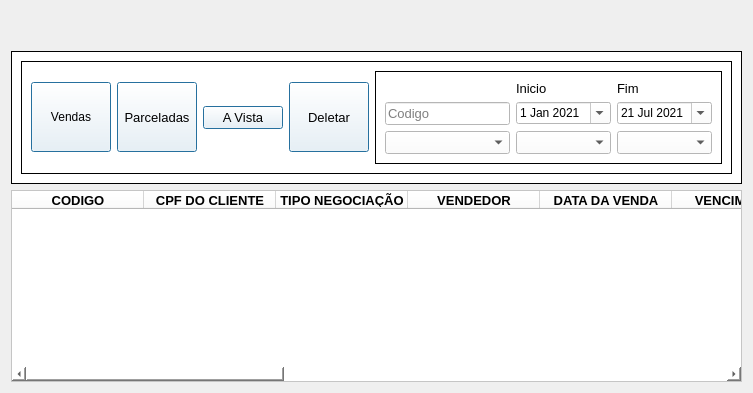
      <widget class="QWidget" name="relatorios">
       <layout class="QGridLayout" name="gridLayout_48">
        <item row="2" column="0">
         <widget class="QTableWidget" name="tableWidget_5">
          <property name="enabled">
           <bool>true</bool>
          </property>
          <property name="font">
           <font>
            <family>Segoe UI</family>
            <pointsize>10</pointsize>
            <weight>50</weight>
            <bold>false</bold>
           </font>
          </property>
          <property name="styleSheet">
           <string notr="true">background-color: rgb(85, 170, 255);
background-color: rgb(255, 255, 255);</string>
          </property>
          <property name="alternatingRowColors">
           <bool>true</bool>
          </property>
          <property name="verticalScrollMode">
           <enum>QAbstractItemView::ScrollPerPixel</enum>
          </property>
          <property name="horizontalScrollMode">
           <enum>QAbstractItemView::ScrollPerPixel</enum>
          </property>
          <attribute name="horizontalHeaderMinimumSectionSize">
           <number>35</number>
          </attribute>
          <attribute name="horizontalHeaderDefaultSectionSize">
           <number>132</number>
          </attribute>
          <attribute name="verticalHeaderMinimumSectionSize">
           <number>20</number>
          </attribute>
          <attribute name="verticalHeaderDefaultSectionSize">
           <number>21</number>
          </attribute>
          <column>
           <property name="text">
            <string>CODIGO</string>
           </property>
           <property name="font">
            <font>
             <weight>75</weight>
             <bold>true</bold>
            </font>
           </property>
           <property name="background">
            <color>
             <red>85</red>
             <green>170</green>
             <blue>255</blue>
            </color>
           </property>
          </column>
          <column>
           <property name="text">
            <string>CPF DO CLIENTE</string>
           </property>
           <property name="font">
            <font>
             <weight>75</weight>
             <bold>true</bold>
            </font>
           </property>
           <property name="background">
            <color>
             <red>85</red>
             <green>170</green>
             <blue>255</blue>
            </color>
           </property>
          </column>
          <column>
           <property name="text">
            <string>TIPO NEGOCIAÇÃO</string>
           </property>
           <property name="font">
            <font>
             <weight>75</weight>
             <bold>true</bold>
            </font>
           </property>
           <property name="background">
            <color>
             <red>85</red>
             <green>170</green>
             <blue>255</blue>
            </color>
           </property>
          </column>
          <column>
           <property name="text">
            <string>VENDEDOR</string>
           </property>
           <property name="font">
            <font>
             <weight>75</weight>
             <bold>true</bold>
            </font>
           </property>
           <property name="background">
            <color>
             <red>85</red>
             <green>170</green>
             <blue>255</blue>
            </color>
           </property>
          </column>
          <column>
           <property name="text">
            <string>DATA DA VENDA</string>
           </property>
           <property name="font">
            <font>
             <weight>75</weight>
             <bold>true</bold>
            </font>
           </property>
           <property name="background">
            <color>
             <red>85</red>
             <green>170</green>
             <blue>255</blue>
            </color>
           </property>
          </column>
          <column>
           <property name="text">
            <string>VENCIMENTO</string>
           </property>
           <property name="font">
            <font>
             <weight>75</weight>
             <bold>true</bold>
            </font>
           </property>
           <property name="background">
            <color>
             <red>85</red>
             <green>170</green>
             <blue>255</blue>
            </color>
           </property>
          </column>
          <column>
           <property name="text">
            <string>NOME DO PRODUTO</string>
           </property>
           <property name="font">
            <font>
             <weight>75</weight>
             <bold>true</bold>
            </font>
           </property>
           <property name="background">
            <color>
             <red>85</red>
             <green>170</green>
             <blue>255</blue>
            </color>
           </property>
          </column>
          <column>
           <property name="text">
            <string>QUANTIDADE</string>
           </property>
           <property name="font">
            <font>
             <weight>75</weight>
             <bold>true</bold>
            </font>
           </property>
           <property name="background">
            <color>
             <red>85</red>
             <green>170</green>
             <blue>255</blue>
            </color>
           </property>
          </column>
          <column>
           <property name="text">
            <string>PREÇO</string>
           </property>
           <property name="font">
            <font>
             <weight>75</weight>
             <bold>true</bold>
            </font>
           </property>
           <property name="background">
            <color>
             <red>255</red>
             <green>0</green>
             <blue>0</blue>
            </color>
           </property>
          </column>
          <column>
           <property name="text">
            <string>DESCONTO</string>
           </property>
           <property name="font">
            <font>
             <weight>75</weight>
             <bold>true</bold>
            </font>
           </property>
           <property name="background">
            <color>
             <red>255</red>
             <green>0</green>
             <blue>0</blue>
            </color>
           </property>
          </column>
          <column>
           <property name="text">
            <string>VALOR TOTAL</string>
           </property>
           <property name="font">
            <font>
             <weight>75</weight>
             <bold>true</bold>
            </font>
           </property>
           <property name="background">
            <color>
             <red>85</red>
             <green>170</green>
             <blue>255</blue>
            </color>
           </property>
          </column>
          <column>
           <property name="text">
            <string>NATUREZA DA VENDA</string>
           </property>
           <property name="font">
            <font>
             <weight>75</weight>
             <bold>true</bold>
            </font>
           </property>
           <property name="background">
            <color>
             <red>85</red>
             <green>170</green>
             <blue>255</blue>
            </color>
           </property>
          </column>
          <column>
           <property name="text">
            <string>PERCELAS</string>
           </property>
           <property name="font">
            <font>
             <weight>75</weight>
             <bold>true</bold>
            </font>
           </property>
           <property name="background">
            <color>
             <red>85</red>
             <green>170</green>
             <blue>255</blue>
            </color>
           </property>
          </column>
          <column>
           <property name="text">
            <string>OBSERVAÇÃO</string>
           </property>
           <property name="font">
            <font>
             <weight>75</weight>
             <bold>true</bold>
            </font>
           </property>
           <property name="background">
            <color>
             <red>85</red>
             <green>170</green>
             <blue>255</blue>
            </color>
           </property>
          </column>
          <column>
           <property name="text">
            <string>ENTRADA E SAIDA</string>
           </property>
           <property name="font">
            <font>
             <weight>75</weight>
             <bold>true</bold>
            </font>
           </property>
           <property name="background">
            <color>
             <red>85</red>
             <green>170</green>
             <blue>255</blue>
            </color>
           </property>
          </column>
         </widget>
        </item>
        <item row="1" column="0">
         <widget class="QFrame" name="frame_15">
          <property name="styleSheet">
           <string notr="true">background-color: rgb(255, 255, 255);</string>
          </property>
          <property name="frameShape">
           <enum>QFrame::Box</enum>
          </property>
          <property name="frameShadow">
           <enum>QFrame::Plain</enum>
          </property>
          <layout class="QGridLayout" name="gridLayout_30">
           <item row="0" column="0">
            <widget class="QFrame" name="frame_11">
             <property name="frameShape">
              <enum>QFrame::Box</enum>
             </property>
             <property name="frameShadow">
              <enum>QFrame::Plain</enum>
             </property>
             <layout class="QGridLayout" name="gridLayout_31">
              <item row="0" column="8">
               <widget class="QFrame" name="frame_35">
                <property name="frameShape">
                 <enum>QFrame::Box</enum>
                </property>
                <property name="frameShadow">
                 <enum>QFrame::Plain</enum>
                </property>
                <layout class="QGridLayout" name="gridLayout_32">
                 <item row="0" column="2">
                  <widget class="QLabel" name="label_76">
                   <property name="font">
                    <font>
                     <family>Arial</family>
                     <pointsize>10</pointsize>
                    </font>
                   </property>
                   <property name="styleSheet">
                    <string notr="true"/>
                   </property>
                   <property name="text">
                    <string>Fim</string>
                   </property>
                  </widget>
                 </item>
                 <item row="2" column="2">
                  <widget class="QComboBox" name="comboBox_7">
                   <property name="font">
                    <font>
                     <family>Arial</family>
                     <pointsize>10</pointsize>
                    </font>
                   </property>
                   <property name="cursor">
                    <cursorShape>PointingHandCursor</cursorShape>
                   </property>
                   <property name="styleSheet">
                    <string notr="true">background-color: rgb(255, 255, 255);
color: rgb(0, 0, 0);</string>
                   </property>
                  </widget>
                 </item>
                 <item row="2" column="1">
                  <widget class="QComboBox" name="comboBox_8">
                   <property name="font">
                    <font>
                     <family>Arial</family>
                     <pointsize>10</pointsize>
                    </font>
                   </property>
                   <property name="cursor">
                    <cursorShape>PointingHandCursor</cursorShape>
                   </property>
                   <property name="styleSheet">
                    <string notr="true">background-color: rgb(255, 255, 255);
color: rgb(0, 0, 0);</string>
                   </property>
                  </widget>
                 </item>
                 <item row="0" column="1">
                  <widget class="QLabel" name="label_77">
                   <property name="font">
                    <font>
                     <family>Arial</family>
                     <pointsize>10</pointsize>
                    </font>
                   </property>
                   <property name="styleSheet">
                    <string notr="true"/>
                   </property>
                   <property name="text">
                    <string>Inicio</string>
                   </property>
                  </widget>
                 </item>
                 <item row="2" column="0">
                  <widget class="QComboBox" name="comboBox_6">
                   <property name="font">
                    <font>
                     <family>Arial</family>
                     <pointsize>10</pointsize>
                    </font>
                   </property>
                   <property name="cursor">
                    <cursorShape>PointingHandCursor</cursorShape>
                   </property>
                   <property name="styleSheet">
                    <string notr="true">background-color: rgb(255, 255, 255);
color: rgb(0, 0, 0);</string>
                   </property>
                  </widget>
                 </item>
                 <item row="1" column="1">
                  <widget class="QDateEdit" name="dateEdit_4">
                   <property name="enabled">
                    <bool>true</bool>
                   </property>
                   <property name="sizePolicy">
                    <sizepolicy hsizetype="Fixed" vsizetype="Fixed">
                     <horstretch>0</horstretch>
                     <verstretch>0</verstretch>
                    </sizepolicy>
                   </property>
                   <property name="font">
                    <font>
                     <family>MS Shell Dlg 2</family>
                    </font>
                   </property>
                   <property name="cursor">
                    <cursorShape>PointingHandCursor</cursorShape>
                   </property>
                   <property name="styleSheet">
                    <string notr="true">color: rgb(0, 0, 0);
background-color: rgb(255, 255, 255);</string>
                   </property>
                   <property name="accelerated">
                    <bool>false</bool>
                   </property>
                   <property name="correctionMode">
                    <enum>QAbstractSpinBox::CorrectToPreviousValue</enum>
                   </property>
                   <property name="showGroupSeparator" stdset="0">
                    <bool>false</bool>
                   </property>
                   <property name="currentSection">
                    <enum>QDateTimeEdit::DaySection</enum>
                   </property>
                   <property name="calendarPopup">
                    <bool>true</bool>
                   </property>
                   <property name="timeSpec">
                    <enum>Qt::TimeZone</enum>
                   </property>
                   <property name="date">
                    <date>
                     <year>2021</year>
                     <month>1</month>
                     <day>1</day>
                    </date>
                   </property>
                  </widget>
                 </item>
                 <item row="1" column="2">
                  <widget class="QDateEdit" name="dateEdit_5">
                   <property name="cursor">
                    <cursorShape>PointingHandCursor</cursorShape>
                   </property>
                   <property name="styleSheet">
                    <string notr="true">color: rgb(0, 0, 0);
background-color: rgb(255, 255, 255);background-color: rgb(255, 255, 255);</string>
                   </property>
                   <property name="calendarPopup">
                    <bool>true</bool>
                   </property>
                   <property name="date">
                    <date>
                     <year>2021</year>
                     <month>7</month>
                     <day>21</day>
                    </date>
                   </property>
                  </widget>
                 </item>
                 <item row="1" column="0">
                  <widget class="QLineEdit" name="lineEdit_13">
                   <property name="font">
                    <font>
                     <pointsize>10</pointsize>
                    </font>
                   </property>
                   <property name="styleSheet">
                    <string notr="true">background-color: rgb(255, 255, 255);</string>
                   </property>
                   <property name="placeholderText">
                    <string>Codigo</string>
                   </property>
                  </widget>
                 </item>
                </layout>
               </widget>
              </item>
              <item row="0" column="7">
               <widget class="QPushButton" name="pushButton_9">
                <property name="enabled">
                 <bool>true</bool>
                </property>
                <property name="maximumSize">
                 <size>
                  <width>82</width>
                  <height>70</height>
                 </size>
                </property>
                <property name="font">
                 <font>
                  <pointsize>10</pointsize>
                  <weight>50</weight>
                  <bold>false</bold>
                 </font>
                </property>
                <property name="cursor">
                 <cursorShape>PointingHandCursor</cursorShape>
                </property>
                <property name="focusPolicy">
                 <enum>Qt::NoFocus</enum>
                </property>
                <property name="toolTip">
                 <string>Dar baixa em vendas</string>
                </property>
                <property name="styleSheet">
                 <string notr="true"/>
                </property>
                <property name="text">
                 <string>Deletar</string>
                </property>
                <property name="icon">
                 <iconset>
                  <normaloff>../Imagens/fdelete_256.ico</normaloff>../Imagens/fdelete_256.ico</iconset>
                </property>
                <property name="iconSize">
                 <size>
                  <width>37</width>
                  <height>68</height>
                 </size>
                </property>
                <property name="autoDefault">
                 <bool>true</bool>
                </property>
                <property name="default">
                 <bool>true</bool>
                </property>
                <property name="flat">
                 <bool>false</bool>
                </property>
               </widget>
              </item>
              <item row="0" column="2">
               <widget class="QPushButton" name="pushButton_10">
                <property name="enabled">
                 <bool>true</bool>
                </property>
                <property name="maximumSize">
                 <size>
                  <width>82</width>
                  <height>70</height>
                 </size>
                </property>
                <property name="font">
                 <font>
                  <pointsize>10</pointsize>
                  <weight>50</weight>
                  <bold>false</bold>
                 </font>
                </property>
                <property name="cursor">
                 <cursorShape>PointingHandCursor</cursorShape>
                </property>
                <property name="focusPolicy">
                 <enum>Qt::NoFocus</enum>
                </property>
                <property name="toolTip">
                 <string>Vendas parceladas</string>
                </property>
                <property name="styleSheet">
                 <string notr="true"/>
                </property>
                <property name="text">
                 <string>Parceladas</string>
                </property>
                <property name="icon">
                 <iconset>
                  <normaloff>../Imagens/vendaparcelada.png</normaloff>../Imagens/vendaparcelada.png</iconset>
                </property>
                <property name="iconSize">
                 <size>
                  <width>92</width>
                  <height>30</height>
                 </size>
                </property>
                <property name="autoDefault">
                 <bool>true</bool>
                </property>
                <property name="default">
                 <bool>true</bool>
                </property>
                <property name="flat">
                 <bool>false</bool>
                </property>
               </widget>
              </item>
              <item row="0" column="3">
               <widget class="QPushButton" name="pushButton_15">
                <property name="font">
                 <font>
                  <pointsize>10</pointsize>
                  <weight>50</weight>
                  <bold>false</bold>
                 </font>
                </property>
                <property name="cursor">
                 <cursorShape>PointingHandCursor</cursorShape>
                </property>
                <property name="focusPolicy">
                 <enum>Qt::NoFocus</enum>
                </property>
                <property name="toolTip">
                 <string>Vendas a vista</string>
                </property>
                <property name="styleSheet">
                 <string notr="true"/>
                </property>
                <property name="text">
                 <string>A Vista</string>
                </property>
                <property name="icon">
                 <iconset>
                  <normaloff>../Imagens/vendaavista.ico</normaloff>../Imagens/vendaavista.ico</iconset>
                </property>
                <property name="iconSize">
                 <size>
                  <width>30</width>
                  <height>64</height>
                 </size>
                </property>
                <property name="autoDefault">
                 <bool>true</bool>
                </property>
                <property name="default">
                 <bool>true</bool>
                </property>
                <property name="flat">
                 <bool>false</bool>
                </property>
               </widget>
              </item>
              <item row="0" column="0">
               <widget class="QPushButton" name="pushButton_14">
                <property name="maximumSize">
                 <size>
                  <width>82</width>
                  <height>70</height>
                 </size>
                </property>
                <property name="cursor">
                 <cursorShape>PointingHandCursor</cursorShape>
                </property>
                <property name="focusPolicy">
                 <enum>Qt::NoFocus</enum>
                </property>
                <property name="toolTip">
                 <string>Consultar vendas</string>
                </property>
                <property name="styleSheet">
                 <string notr="true"/>
                </property>
                <property name="text">
                 <string>Vendas</string>
                </property>
                <property name="icon">
                 <iconset>
                  <normaloff>../Imagens/lupa.ico</normaloff>../Imagens/lupa.ico</iconset>
                </property>
                <property name="iconSize">
                 <size>
                  <width>40</width>
                  <height>35</height>
                 </size>
                </property>
                <property name="autoDefault">
                 <bool>true</bool>
                </property>
                <property name="default">
                 <bool>true</bool>
                </property>
                <property name="flat">
                 <bool>false</bool>
                </property>
               </widget>
              </item>
             </layout>
            </widget>
           </item>
          </layout>
         </widget>
        </item>
        <item row="0" column="0">
         <spacer name="verticalSpacer_5">
          <property name="orientation">
           <enum>Qt::Vertical</enum>
          </property>
          <property name="sizeHint" stdset="0">
           <size>
            <width>20</width>
            <height>40</height>
           </size>
          </property>
         </spacer>
        </item>
       </layout>
      </widget>
